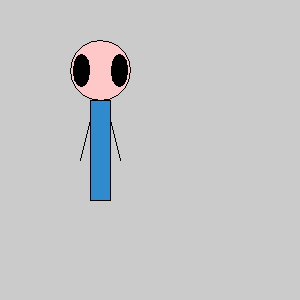
Frame 1 (no input)
Frame 60 (the mouse pressed at the canvas centre just before this capture): identical to frame 1, image omitted
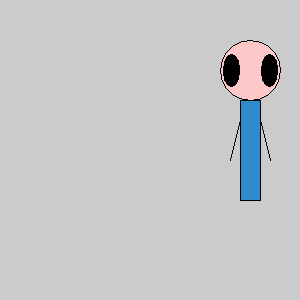
Frame 120 (the mouse held since frame 60 and released just before this capture)

The Processing sketch that drew these frames (run headless with seeded random() and noise(); from frame 60 on, the mouse is pressed at the canvas centre):

// Processing sketch: processing_124964
// ── processing_124964.pde

void setup () {
 
  size (300,300);
  noSmooth ();
  fill (126);
 
  }
  void draw (){
     background (203);
fill(48,139,206);
    rect (90+mouseX,100,20,+100);
    fill(255,200,200);
    ellipse (100+mouseX,70,60,60);
    fill (0,0,0);
    ellipse (81+mouseX,70,16,32);
ellipse (119+mouseX,70,16,32);
line (90+mouseX,120,80+mouseX,160);
line (110+mouseX,120,120+mouseX,160);
fill(134,67,255);
}
